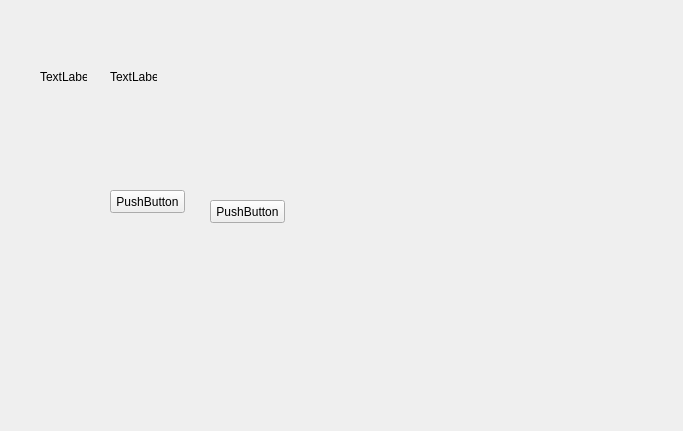
<?xml version="1.0" encoding="UTF-8"?>
<ui version="4.0">
 <class>Form</class>
 <widget class="QWidget" name="Form">
  <property name="geometry">
   <rect>
    <x>0</x>
    <y>0</y>
    <width>683</width>
    <height>431</height>
   </rect>
  </property>
  <property name="windowTitle">
   <string>Form</string>
  </property>
  <widget class="QPushButton" name="pushButton">
   <property name="geometry">
    <rect>
     <x>110</x>
     <y>190</y>
     <width>75</width>
     <height>23</height>
    </rect>
   </property>
   <property name="text">
    <string>PushButton</string>
   </property>
  </widget>
  <widget class="aa" name="pushButton_2">
   <property name="geometry">
    <rect>
     <x>210</x>
     <y>200</y>
     <width>75</width>
     <height>23</height>
    </rect>
   </property>
   <property name="text">
    <string>PushButton</string>
   </property>
  </widget>
  <widget class="QLabel" name="label">
   <property name="geometry">
    <rect>
     <x>40</x>
     <y>70</y>
     <width>47</width>
     <height>13</height>
    </rect>
   </property>
   <property name="text">
    <string>TextLabel</string>
   </property>
  </widget>
  <widget class="QLabel" name="label_2">
   <property name="geometry">
    <rect>
     <x>110</x>
     <y>70</y>
     <width>47</width>
     <height>13</height>
    </rect>
   </property>
   <property name="text">
    <string>TextLabel</string>
   </property>
  </widget>
 </widget>
 <customwidgets>
  <customwidget>
   <class>aa</class>
   <extends>QPushButton</extends>
   <header>aa.h</header>
  </customwidget>
 </customwidgets>
 <resources/>
 <connections/>
</ui>
